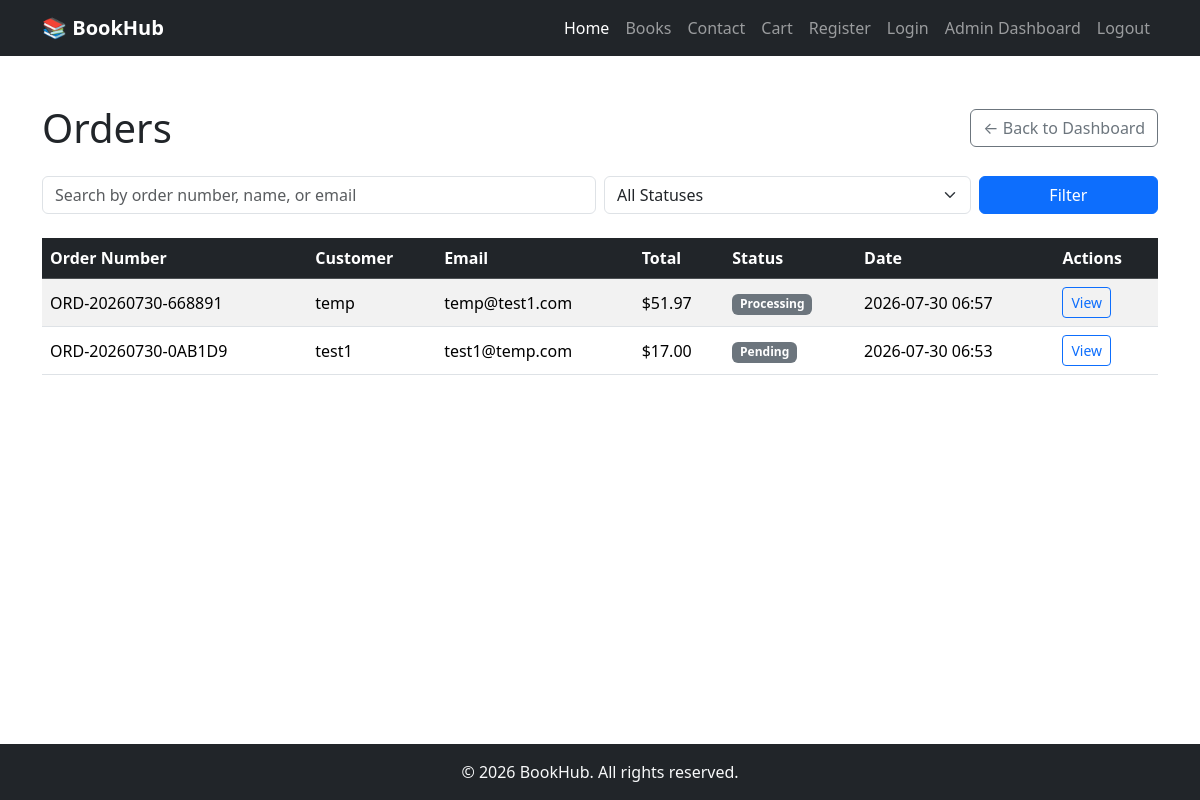
Before: /admin/orders (signed in) with the older database file.
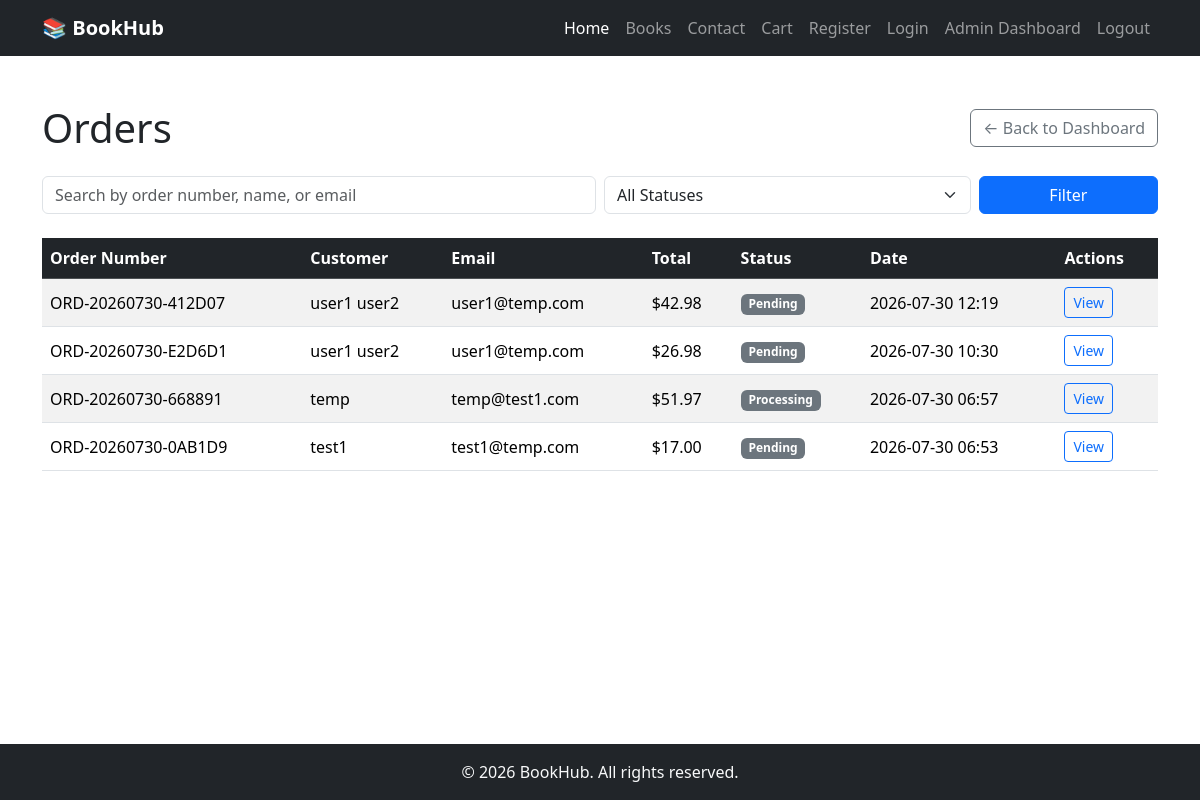
After: the same page with the newer database file.
### models.py (models this page shows)
class Order(db.Model):
    __tablename__ = "orders"
    id = db.Column(db.Integer, primary_key=True)
    order_number = db.Column(db.String(20), unique=True, nullable=True)
    customer_id = db.Column(db.Integer, db.ForeignKey("customer.id"), nullable=True)
    customer = db.relationship("Customer", backref="orders")
    full_name = db.Column(db.String(150), nullable=False)
    email = db.Column(db.String(150), nullable=False)
    phone = db.Column(db.String(30), nullable=False)
    address_line1 = db.Column(db.String(255), nullable=False)
    address_line2 = db.Column(db.String(255), nullable=True)
    city = db.Column(db.String(100), nullable=False)
    state = db.Column(db.String(100), nullable=False)
    postal_code = db.Column(db.String(20), nullable=False)
    country = db.Column(db.String(100), nullable=False)
    total = db.Column(db.Float, nullable=False, default=0.0)
    status = db.Column(db.String(20), nullable=False, default="Pending")
    created_at = db.Column(db.DateTime, nullable=False, default=datetime.utcnow)
    items = db.relationship("OrderItem", backref="order", cascade="all, delete-orphan")

### app.py (the view, shortened to what this page needs)
@app.route("/admin/orders")
@login_required
def admin_orders():
    search = request.args.get("q", "").strip()
    status_filter = request.args.get("status", "").strip()
    query = Order.query
    if status_filter:
        query = query.filter(Order.status == status_filter)
    orders = query.order_by(Order.created_at.desc()).all()
    return render_template(
        "admin_orders.html",
        orders=orders,
        statuses=ORDER_STATUSES,
        search=search,
        selected_status=status_filter,
    )

### app.py (called while the page is built)
def login_required(view_func):
    @wraps(view_func)
    def wrapped_view(*args, **kwargs):
        if not session.get("admin_id"):
            return redirect(url_for("admin_login", next=request.path))
        return view_func(*args, **kwargs)
    return wrapped_view

@app.template_global()
def cart_item_count():
    cart = session.get("cart", {})
    return sum(cart.values())

### templates/admin_orders.html (shortened to what this page needs)
{% extends "base.html" %}
{% block content %}
<div class="container py-5">
    <div class="d-flex justify-content-between align-items-center mb-4">
        <h1 class="mb-0">Orders</h1>
        <a href="{{ url_for('admin') }}" class="btn btn-outline-secondary">&larr; Back to Dashboard</a>
    </div>
    <form method="GET" action="{{ url_for('admin_orders') }}" class="row g-2 mb-4">
        <div class="col-md-6">
            <input type="text" name="q" class="form-control" placeholder="Search by order number, name, or email" value="{{ search }}">
        </div>
        <div class="col-md-4">
            <select name="status" class="form-select">
                <option value="">All Statuses</option>
            </select>
        </div>
        <div class="col-md-2">
            <button type="submit" class="btn btn-primary w-100">Filter</button>
        </div>
    </form>
    {% if orders %}
    <div class="table-responsive">
        <table class="table table-striped table-hover align-middle">
            <thead class="table-dark">
                <tr>
                    <th>Order Number</th>
                    <th>Customer</th>
                    <th>Email</th>
                    <th>Total</th>
                    <th>Status</th>
                    <th>Date</th>
                    <th>Actions</th>
                </tr>
            </thead>
            <tbody>
                {% for order in orders %}
                <tr>
                    <td>{{ order.order_number }}</td>
                    <td>{{ order.full_name }}</td>
                    <td>{{ order.email }}</td>
                    <td>${{ "%.2f"|format(order.total) }}</td>
                    <td><span class="badge bg-secondary">{{ order.status }}</span></td>
                    <td>{{ order.created_at.strftime("%Y-%m-%d %H:%M") }}</td>
                    <td>
                        <a href="{{ url_for('admin_order_details', order_id=order.id) }}" class="btn btn-sm btn-outline-primary">View</a>
                    </td>
                </tr>
                {% endfor %}
            </tbody>
        </table>
    </div>
    {% else %}
    <p class="text-center text-muted fs-5">No orders found.</p>
    {% endif %}
</div>
{% endblock %}

### templates/base.html (shortened to what this page needs)
<!DOCTYPE html>
<html lang="en">
<head>
    <link href="https://cdn.jsdelivr.net/npm/bootstrap@5.3.3/dist/css/bootstrap.min.css" rel="stylesheet">
    <link href="{{ url_for('static', filename='css/style.css') }}" rel="stylesheet">
</head>
<body>
    <nav class="navbar navbar-expand-lg navbar-dark bg-dark sticky-top">
        <div class="container">
            <a class="navbar-brand fw-bold" href="{{ url_for('home') }}">
                📚 BookHub
            </a>
            <div class="collapse navbar-collapse" id="navbarNav">
                <ul class="navbar-nav ms-auto">
                    <li class="nav-item">
                        <a class="nav-link active" href="{{ url_for('home') }}">Home</a>
                    </li>
                    <li class="nav-item">
                        <a class="nav-link" href="{{ url_for('books') }}">Books</a>
                    </li>
                    <li class="nav-item">
                        <a class="nav-link" href="{{ url_for('contact') }}">Contact</a>
                    </li>
                    <li class="nav-item">
                        <a class="nav-link position-relative" href="{{ url_for('cart') }}">
                            Cart
                        </a>
                    </li>
                    {% if session.get('customer_id') %}
                    <li class="nav-item">
                        <a class="nav-link position-relative" href="{{ url_for('wishlist') }}">
                            Wishlist
                            {% if wishlist_item_count() %}
                            <span class="badge rounded-pill bg-danger">{{ wishlist_item_count() }}</span>
                            {% endif %}
                        </a>
                    </li>
                    <li class="nav-item">
                        <a class="nav-link" href="{{ url_for('order_history') }}">My Orders</a>
                    </li>
                    <li class="nav-item">
                        <a class="nav-link" href="{{ url_for('customer_account') }}">My Account</a>
                    </li>
                    <li class="nav-item">
                        <a class="nav-link" href="{{ url_for('customer_logout') }}">Logout</a>
                    </li>
                    {% else %}
                    <li class="nav-item">
                        <a class="nav-link" href="{{ url_for('customer_register') }}">Register</a>
                    </li>
                    <li class="nav-item">
                        <a class="nav-link" href="{{ url_for('customer_login') }}">Login</a>
                    </li>
                    {% endif %}
                    {% if session.get('admin_id') %}
                    <li class="nav-item">
                        <a class="nav-link" href="{{ url_for('admin') }}">Admin Dashboard</a>
                    </li>
                    <li class="nav-item">
                        <a class="nav-link" href="{{ url_for('admin_logout') }}">Logout</a>
                    </li>
                    {% else %}
                    <li class="nav-item">
                        <a class="nav-link" href="{{ url_for('admin_login') }}">Admin Login</a>
                    </li>
                    {% endif %}
                </ul>
            </div>
        </div>
    </nav>
    <main>
        {% block content %}{% endblock %}
    </main>
    <footer class="bg-dark text-light text-center py-3 mt-auto">
        <div class="container">
            <p class="mb-0">&copy; 2026 BookHub. All rights reserved.</p>
        </div>
    </footer>
</body>
</html>

### static/css/style.css (style rules this page uses)
body { display: flex; flex-direction: column; min-height: 100vh; }
main { flex: 1; }

Changed rows visible on the page:
added Order: order_number "ORD-20260730-412D07", full_name "user1 user2", email "user1@temp.com", total "42.98", status "Pending", created_at "2026-07-30 12:19"
added Order: order_number "ORD-20260730-E2D6D1", full_name "user1 user2", email "user1@temp.com", total "26.98", status "Pending", created_at "2026-07-30 10:30"
